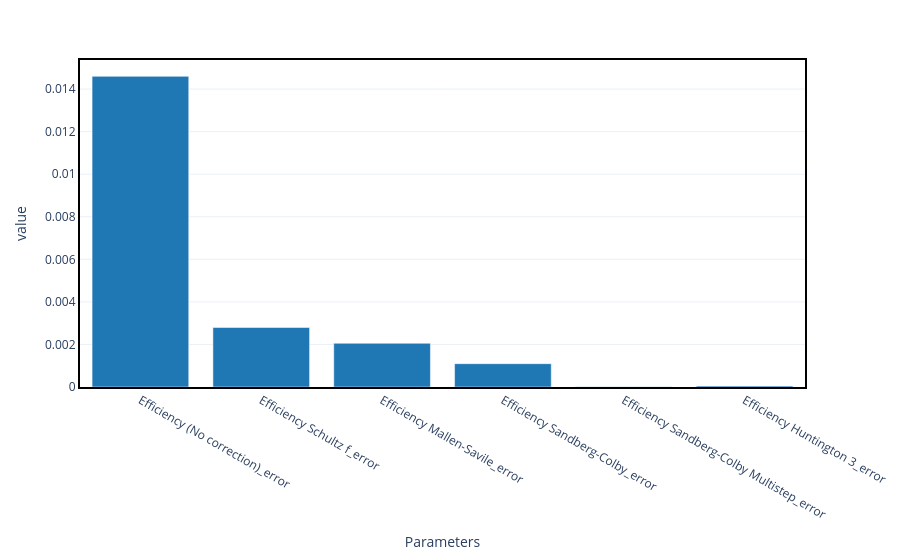

The notebook cell this image was saved under:
### Markdown cell above
And here we have the mean error for each method:

### Code cell
fig = df.loc[(df.index.str.contains("error"))].mean(axis=1).plot(kind="bar")
fig.update_layout(showlegend=False)
fig

### Figure 1 — Plotly figure (JSON) as saved in the notebook; plotly's stock layout.template omitted (floating-point values rounded to 4 significant figures)
{"data": [{"hovertemplate": "variable=0<br>Parameters=%{x}<br>value=%{y}<extra></extra>", "legendgroup": "0", "marker": {"color": "#1f77b4", "pattern": {"shape": ""}}, "name": "0", "orientation": "v", "showlegend": true, "textposition": "auto", "type": "bar", "x": ["Efficiency (No correction)_error", "Efficiency Schultz f_error", "Efficiency Mallen-Savile_error", "Efficiency Sandberg-Colby_error", "Efficiency Sandberg-Colby Multistep_error", "Efficiency Huntington 3_error"], "xaxis": "x", "y": [0.0146, 0.002797, 0.002055, 0.001097, 1.489e-05, 5.26e-05], "yaxis": "y"}], "layout": {"barmode": "relative", "legend": {"title": {"text": "variable"}, "tracegroupgap": 0}, "margin": {"t": 60}, "showlegend": false, "xaxis": {"anchor": "y", "domain": [0, 1], "title": {"text": "Parameters"}}, "yaxis": {"anchor": "x", "domain": [0, 1], "title": {"text": "value"}}}}
